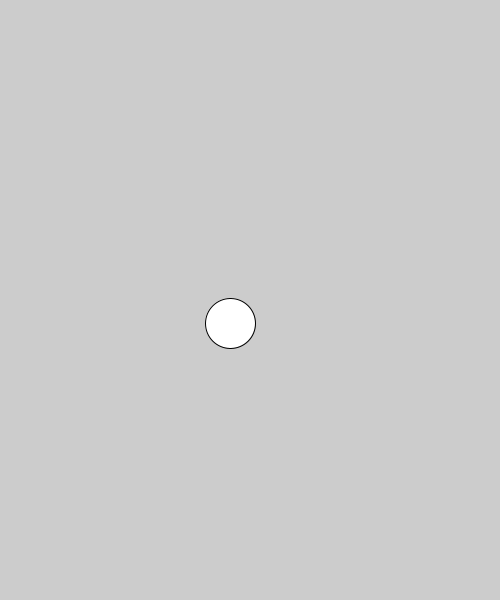
Frame 1 (no input)
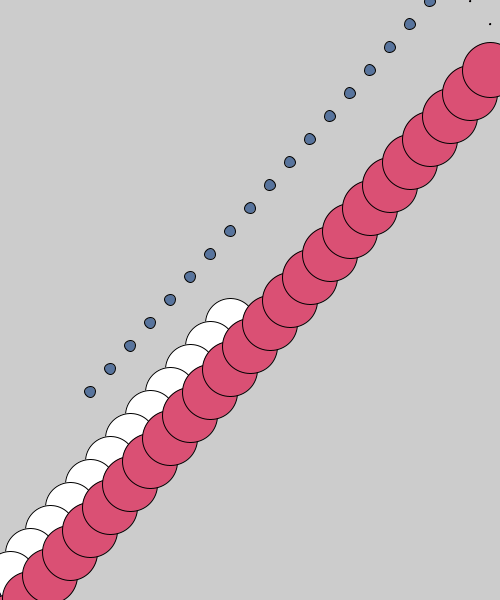
Frame 60 (the mouse pressed at the canvas centre just before this capture)
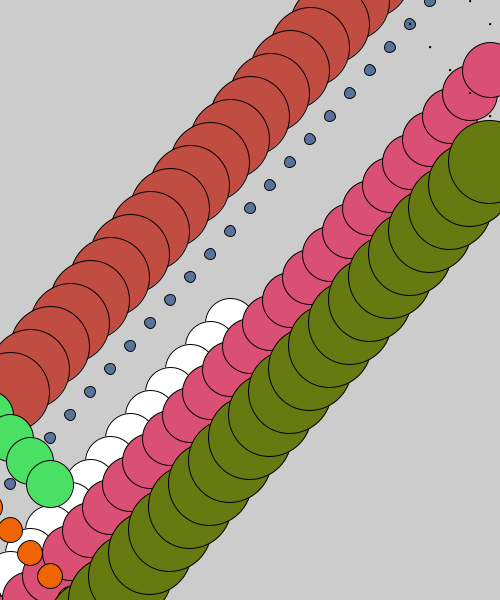
Frame 120 (the mouse held since frame 60 and released just before this capture)

The Processing sketch that drew these frames (run headless with seeded random() and noise(); from frame 60 on, the mouse is pressed at the canvas centre):

// Processing sketch: pelotaQueRebota_2
// ── pelotaQueRebota_2.pde
float tam;
float posX, posY, velX, velY, dirX, dirY;
float r, g, b;

void setup() {
  size(500, 600);
  tam = 50;
  posX = width/2;
  posY = height/2;
  velX = 20;
  dirX = -1;
  velY = 23;
  dirY = 1;
  r = 255;
  g = 255;
  b = 255;
}

void draw() {
  posX = posX + velX * dirX;
  if (posX<0  || posX>width) {
    dirX = dirX * -1;
    r = random(255);
    g = random(255);
    b = random(255);
    tam = random(100);
  }

  posY = posY + velY * dirY;
  if (posY<0  || posY>height) {
    dirY = dirY * -1;
    r = random(255);
    g = random(255);
    b = random(255);
    tam = random(100);
  }

  fill(r, g, b);
  ellipse(posX, posY, tam, tam);
}
